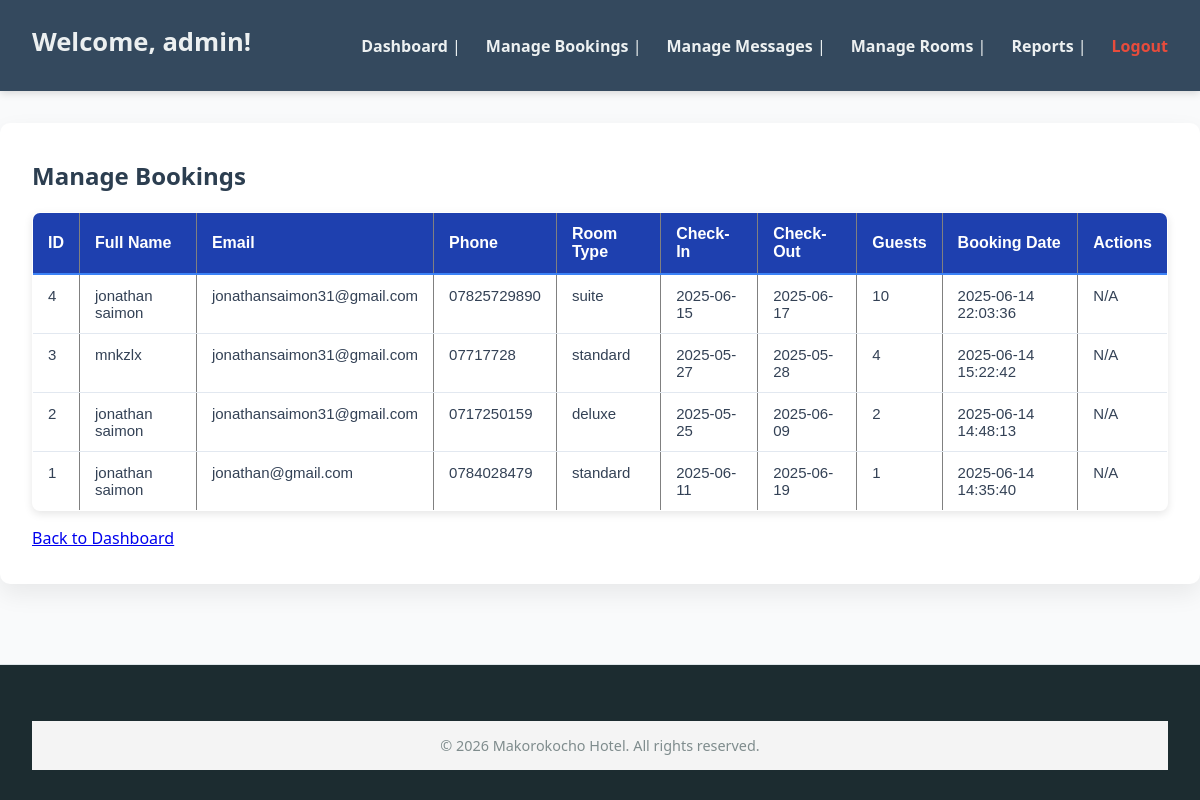
Screenshot of /admin/index.php?page=bookings (signed in) with the database file from the repository.
### tables this page shows
CREATE TABLE `bookings` (
  `id` int(11) NOT NULL,
  `full_name` varchar(100) NOT NULL,
  `email` varchar(100) NOT NULL,
  `phone` varchar(20) NOT NULL,
  `room_type` enum('standard','deluxe','suite') NOT NULL,
  `check_in` date NOT NULL,
  `check_out` date NOT NULL,
  `guests` int(11) NOT NULL,
  `booking_date` timestamp NOT NULL DEFAULT current_timestamp(),
  `status` enum('Pending','Confirmed','Cancelled') NOT NULL DEFAULT 'Pending',
  `total_amount` decimal(10,2) NOT NULL DEFAULT 0.00
);

### admin/admin_pages/bookings.php (the view, shortened to what this page needs)
<?php
$host = 'localhost';
$dbname = 'makorokocho_hotel';
$dbuser = 'root';
$dbpass = '';
$conn = new mysqli($host, $dbuser, $dbpass, $dbname);
$sql = "SELECT id, full_name, email, phone, room_type, check_in, check_out, guests, booking_date FROM bookings ORDER BY booking_date DESC";
$result = $conn->query($sql);
?>
<!DOCTYPE html>
<html lang="en">
<head>
<link rel="stylesheet" href="css/booking.css" />
</head>
<body>
<h2>Manage Bookings</h2>
<?php if ($result && $result->num_rows > 0): ?>
<table border="1" cellpadding="8" cellspacing="0" style="border-collapse: collapse; width: 100%;">
    <thead>
        <tr>
            <th>ID</th>
            <th>Full Name</th>
            <th>Email</th>
            <th>Phone</th>
            <th>Room Type</th>
            <th>Check-In</th>
            <th>Check-Out</th>
            <th>Guests</th>
            <th>Booking Date</th>
            <th>Actions</th>
        </tr>
    </thead>
    <tbody>
    <?php while ($booking = $result->fetch_assoc()): ?>
        <tr>
            <td><?= htmlspecialchars($booking['id']) ?></td>
            <td><?= htmlspecialchars($booking['full_name']) ?></td>
            <td><?= htmlspecialchars($booking['email']) ?></td>
            <td><?= htmlspecialchars($booking['phone']) ?></td>
            <td><?= htmlspecialchars($booking['room_type']) ?></td>
            <td><?= htmlspecialchars($booking['check_in']) ?></td>
            <td><?= htmlspecialchars($booking['check_out']) ?></td>
            <td><?= htmlspecialchars($booking['guests']) ?></td>
            <td><?= htmlspecialchars($booking['booking_date']) ?></td>
            <td>
                N/A
            </td>
        </tr>
    <?php endwhile; ?>
    </tbody>
</table>
<?php else: ?>
<p>No bookings found.</p>
<?php endif; ?>
<p><a href="../index.php">Back to Dashboard</a></p>
</body>
</html>

### admin/css/index.css (style rules this page uses)
*, *::before, *::after { box-sizing: border-box; }
body { margin: 0; font-family: 'Segoe UI', Tahoma, Geneva, Verdana, sans-serif; background: #f9fafb; color: #2c3e50; min-height: 100vh; display: flex; flex-direction: column; }

### admin/css/booking.css (style rules this page uses)
table { width: 100%; border-collapse: collapse; background: #ffffff; border-radius: 8px; box-shadow: 0 3px 8px rgb(0 0 0 / 0.1); overflow: hidden; font-family: Arial, sans-serif; }
thead { background-color: #1e40af; color: #ffffff; }
th { padding: 12px 15px; text-align: left; font-weight: 600; font-size: 16px; border-bottom: 2px solid #3b82f6; }
tbody tr { border-bottom: 1px solid #e2e8f0; transition: background-color 0.3s ease; }
td { padding: 12px 15px; color: #334155; font-size: 15px; vertical-align: top; }

### rows the page displays
bookings: id "4", full_name "jonathan saimon", email "jonathansaimon31@gmail.com", phone "07825729890", room_type "suite", check_in "2025-06-15", check_out "2025-06-17", guests "10", booking_date "2025-06-14 22:03:36"
bookings: id "3", full_name "mnkzlx", email "jonathansaimon31@gmail.com", phone "07717728", room_type "standard", check_in "2025-05-27", check_out "2025-05-28", guests "4", booking_date "2025-06-14 15:22:42"
bookings: id "2", full_name "jonathan saimon", email "jonathansaimon31@gmail.com", phone "0717250159", room_type "deluxe", check_in "2025-05-25", check_out "2025-06-09", guests "2", booking_date "2025-06-14 14:48:13"
bookings: id "1", full_name "jonathan saimon", email "jonathan@gmail.com", phone "0784028479", room_type "standard", check_in "2025-06-11", check_out "2025-06-19", guests "1", booking_date "2025-06-14 14:35:40"

### other values shown
$_SESSION['admin_username'] "admin"
